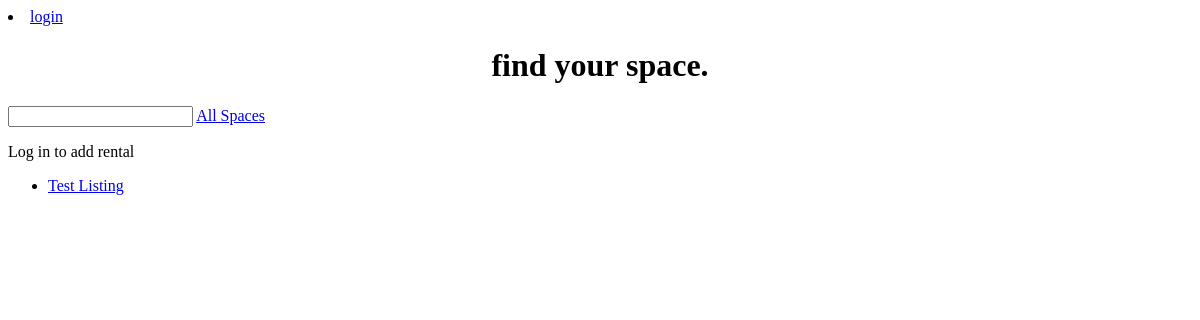
The page /rent/ on the database as committed earlier.
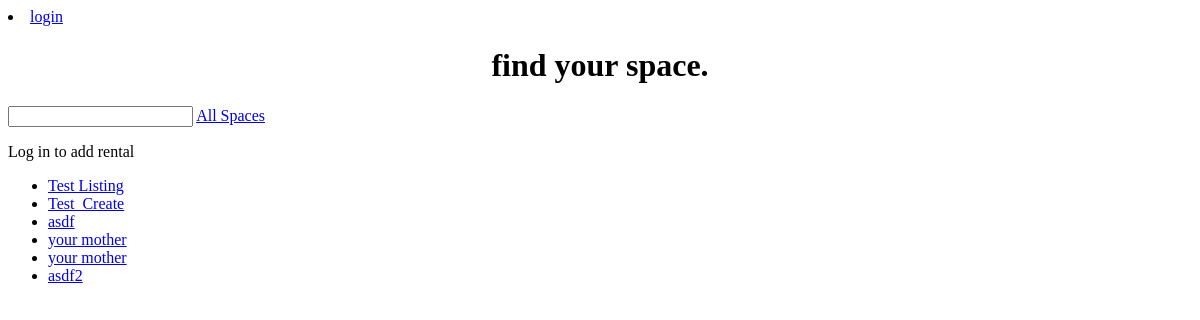
The same page on the database as committed later.
### rent/models.py (models this page shows, shortened)
class RentalListing(models.Model):
    owner = models.ForeignKey(User, on_delete=models.CASCADE, related_name='listings')
    title = models.CharField(max_length = 255)
    LISTING_CHOICES = (
        ("photography", "Photography"),
        ("pottery", "Pottery"),
        ("other", "Other")
    )
    category = models.CharField(
        max_length = 50,
        choices = LISTING_CHOICES,
        default = "pottery",
        blank = False
    )
    location = models.CharField(
        max_length=255,
        blank=True,
        default='',
        help_text='Enter a geographical address (e.g., 123 Main St, City, Country)'
    )
    description = models.TextField(
        blank=True,  # Allows the field to be empty in forms
        null=True,   # Allows NULL in the database
        default='',  # Sets a default empty string
        help_text='Enter a detailed description here.'
    )
    hourly_rate = models.DecimalField(
        max_digits = 10,
        decimal_places = 2,
        default = 0.0,
        help_text = "Hourly Rate in USD",
        blank = False
    )

### rent/views.py (the view)
# urls.py: path("", views.index, name = "index"),
def index(request):
    listings = RentalListing.objects.all()
    return render(request, "rent/landing_page.html",
                  {"listings":listings})

### rent/templates/rent/landing_page.html
{%extends "rent/layout.html" %}
{%block body%}
<header>
    {% if user.is_authenticated %}
        <li><a href="{%url 'accounts:logout'%}">Logout</a></li>
    {% else %}
        <li><a href="{%url 'accounts:login'%}">login</a></li>
    {% endif %}
</header>
<div id = "landing_page">
    <h1 id = "landing_page_header">find your space.</h1>
    <input   type="text">
    <a href="{%url 'rent:all_listings'%}">All Spaces</a>
    {% if user.is_authenticated %}
    <a href="{%url 'rent:create_listing'%}">Add listing </a>
    {%else%}
    <p>Log in to add rental</p>
    {%endif%}
    <ul>
        {% for listing in listings %}
        <li>
            <a href="{% url 'rent:listing_page' listing.id%}">
                {{ listing.title }}
            </a>
        </li>
        {% endfor %}
    </ul>
</div>
{%endblock%}

Rows that differ between the two databases and show on the page:
added RentalListing: title "Test_Create"
added RentalListing: title "asdf"
added RentalListing: title "your mother"
added RentalListing: title "your mother"
added RentalListing: title "asdf2"
